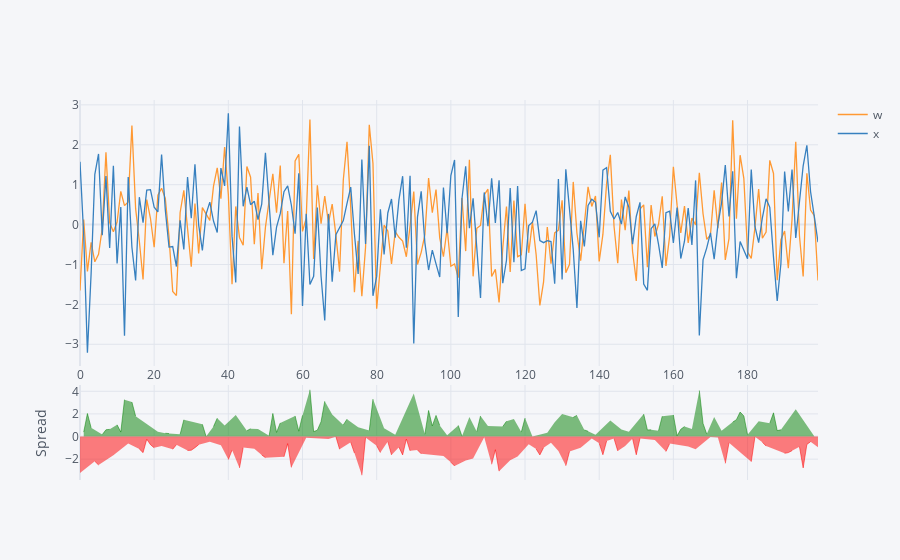

The notebook cell this image was saved under:
### Code cell
df[['w','x']].iplot(kind='spread')

### Figure 1 — Plotly figure (JSON) as saved in the notebook; plotly's stock layout.template omitted (floating-point values rounded to 4 significant figures; data arrays with more than 128 entries replaced by an {"elided": "..."} marker saying what was removed)
{"data": [{"line": {"color": "rgba(255, 153, 51, 1.0)", "dash": "solid", "shape": "linear", "width": 1.3}, "mode": "lines", "name": "w", "text": "", "type": "scatter", "x": {"elided": "200 int values"}, "y": {"elided": "200 float values"}}, {"line": {"color": "rgba(55, 128, 191, 1.0)", "dash": "solid", "shape": "linear", "width": 1.3}, "mode": "lines", "name": "x", "text": "", "type": "scatter", "x": {"elided": "200 int values"}, "y": {"elided": "200 float values"}}, {"connectgaps": false, "fill": "tozeroy", "line": {"color": "green", "dash": "solid", "shape": "linear", "width": 0.5}, "mode": "lines", "name": "Spread", "showlegend": false, "type": "scatter", "x": {"elided": "200 int values"}, "xaxis": "x2", "y": {"elided": "200 mixed values"}, "yaxis": "y2"}, {"connectgaps": false, "fill": "tozeroy", "line": {"color": "red", "dash": "solid", "shape": "linear", "width": 0.5}, "mode": "lines", "name": "Spread", "showlegend": false, "type": "scatter", "x": {"elided": "200 int values"}, "xaxis": "x2", "y": {"elided": "200 mixed values"}, "yaxis": "y2"}], "layout": {"hovermode": "x", "legend": {"bgcolor": "#F5F6F9", "font": {"color": "#4D5663"}}, "paper_bgcolor": "#F5F6F9", "plot_bgcolor": "#F5F6F9", "title": {"font": {"color": "#4D5663"}}, "xaxis": {"gridcolor": "#E1E5ED", "showgrid": true, "tickfont": {"color": "#4D5663"}, "title": {"font": {"color": "#4D5663"}, "text": ""}, "zerolinecolor": "#E1E5ED"}, "xaxis2": {"anchor": "y2", "gridcolor": "#E1E5ED", "showgrid": true, "showticklabels": false, "tickfont": {"color": "#4D5663"}, "title": {"font": {"color": "#4D5663"}, "text": ""}, "zerolinecolor": "#E1E5ED"}, "yaxis": {"domain": [0.3, 1], "gridcolor": "#E1E5ED", "showgrid": true, "tickfont": {"color": "#4D5663"}, "title": {"font": {"color": "#4D5663"}, "text": ""}, "zerolinecolor": "#E1E5ED"}, "yaxis2": {"domain": [0, 0.25], "gridcolor": "#E1E5ED", "showgrid": true, "tickfont": {"color": "#4D5663"}, "title": {"font": {"color": "#4D5663"}, "text": "Spread"}, "zerolinecolor": "#E1E5ED"}}}
